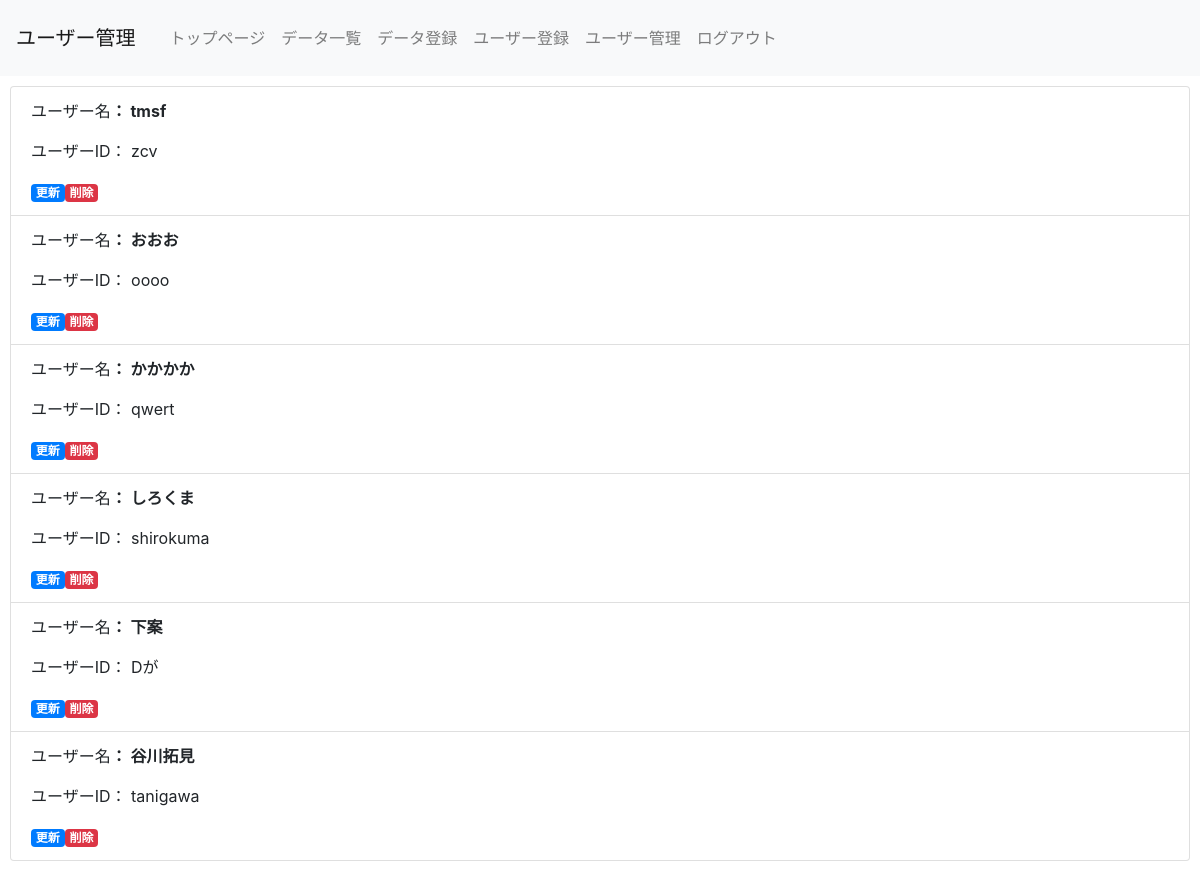
Screenshot of /user_select.php (signed in) with the database file from the repository.
### tables this page shows
CREATE TABLE IF NOT EXISTS `user_table` (
`id` int(12) NOT NULL,
  `name` varchar(64) NOT NULL,
  `lid` varchar(128) NOT NULL,
  `lpw` varchar(64) NOT NULL,
  `kanri_flg` int(1) NOT NULL,
  `life_flg` int(1) NOT NULL
);

### user_select.php (the view, shortened to what this page needs)
<?php
$pdo=db_conn();
$sql = 'SELECT * FROM user_table WHERE life_flg=0 ORDER BY name ASC LIMIT 100';
$stmt = $pdo->prepare($sql);
$status = $stmt->execute();
$view='';
if ($status==false) {
    $error = $stmt->errorInfo();
    exit('sqlError:'.$error[2]);
} else {
    while ($result = $stmt->fetch(PDO::FETCH_ASSOC)) {
        $view .= '<li class="list-group-item">';
        $view .= '<p>'.'ユーザー名'.'<strong>： '.$result['name'].'</strong></p>';
        $view .= '<p>'.'ユーザーID： '.$result['lid'].'</p>';
        $view .= '<a href="user_detail.php?id='.$result['id'].'" class="badge badge-primary">更新</a>';
        $view .= '<a href="user_delete.php?id='.$result['id'].'" class="badge badge-danger">削除</a>';
        $view .= '</li>';
    }
}
?>
<!DOCTYPE html>
<html lang="ja">
<head>
    <link rel="stylesheet" href="https://stackpath.bootstrapcdn.com/bootstrap/4.2.1/css/bootstrap.min.css">
</head>
<body>
    <header>
        <nav class="navbar navbar-expand-lg navbar-light bg-light">
            <a class="navbar-brand" href="#">ユーザー管理</a>
            <div class="collapse navbar-collapse" id="navbarNav">
                <ul class="navbar-nav">
                    <li class="nav-item">
                        <a class="nav-link" href="top.php">トップページ</a>
                    </li>
                    <li class="nav-item">
                        <a class="nav-link" href="select.php">データ一覧</a>
                    </li>
                    <li class="nav-item">
                        <a class="nav-link" href="index.php">データ登録</a>
                    </li>
                    <?php if ($_SESSION['kanri_flg'] == 1) { ?>
                    <li class="nav-item">
                        <a class="nav-link" href="user_index_admin.php">ユーザー登録</a>
                    </li>
                    <li class="nav-item">
                        <a class="nav-link" href="user_select.php">ユーザー管理</a>
                    </li>
                    <?php } ?>
                    <li class="nav-item">
                        <a class="nav-link" href="logout.php">ログアウト</a>
                    </li>
                </ul>
            </div>
        </nav>
    </header>
    <div>
        <ul class="list-group">
            <?=$view?>
        </ul>
    </div>
</body>
</html>

### user_select.php (style rules this page uses)
div { padding: 10px; font-size: 16px; }

### rows the page displays
user_table: name "tmsf", lid "zcv"
user_table: name "おおお", lid "oooo"
user_table: name "かかかか", lid "qwert"
user_table: name "しろくま", lid "shirokuma"
user_table: name "下案", lid "Dが"
user_table: name "谷川拓見", lid "tanigawa"
